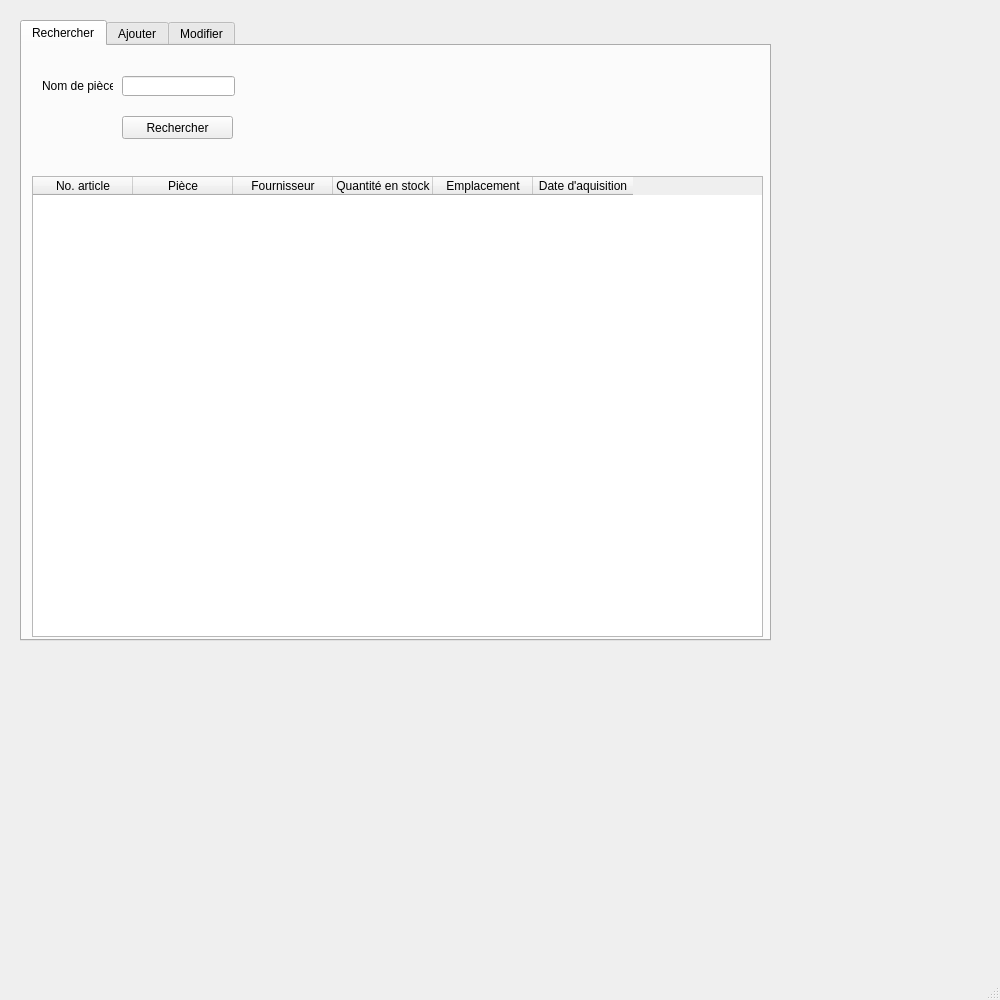
<?xml version="1.0" encoding="UTF-8"?>
<ui version="4.0">
 <class>MainWindow</class>
 <widget class="QMainWindow" name="MainWindow">
  <property name="geometry">
   <rect>
    <x>0</x>
    <y>0</y>
    <width>1000</width>
    <height>1000</height>
   </rect>
  </property>
  <property name="minimumSize">
   <size>
    <width>1000</width>
    <height>1000</height>
   </size>
  </property>
  <property name="windowTitle">
   <string>MainWindow</string>
  </property>
  <widget class="QWidget" name="centralwidget">
   <widget class="QTabWidget" name="TabPrincipale">
    <property name="geometry">
     <rect>
      <x>20</x>
      <y>20</y>
      <width>751</width>
      <height>621</height>
     </rect>
    </property>
    <property name="mouseTracking">
     <bool>false</bool>
    </property>
    <property name="tabPosition">
     <enum>QTabWidget::North</enum>
    </property>
    <property name="tabShape">
     <enum>QTabWidget::Rounded</enum>
    </property>
    <property name="currentIndex">
     <number>0</number>
    </property>
    <property name="iconSize">
     <size>
      <width>16</width>
      <height>16</height>
     </size>
    </property>
    <property name="usesScrollButtons">
     <bool>false</bool>
    </property>
    <property name="tabBarAutoHide">
     <bool>false</bool>
    </property>
    <widget class="QWidget" name="TabRechercher">
     <attribute name="title">
      <string>Rechercher</string>
     </attribute>
     <widget class="QLineEdit" name="lineEdit">
      <property name="geometry">
       <rect>
        <x>100</x>
        <y>30</y>
        <width>113</width>
        <height>20</height>
       </rect>
      </property>
     </widget>
     <widget class="QLabel" name="labelNomPiece">
      <property name="geometry">
       <rect>
        <x>20</x>
        <y>30</y>
        <width>71</width>
        <height>20</height>
       </rect>
      </property>
      <property name="text">
       <string>Nom de pièce</string>
      </property>
      <property name="textFormat">
       <enum>Qt::PlainText</enum>
      </property>
     </widget>
     <widget class="QPushButton" name="pushButton_Recherche">
      <property name="geometry">
       <rect>
        <x>100</x>
        <y>70</y>
        <width>111</width>
        <height>23</height>
       </rect>
      </property>
      <property name="text">
       <string>Rechercher</string>
      </property>
     </widget>
     <widget class="QTableWidget" name="tableWidget">
      <property name="geometry">
       <rect>
        <x>10</x>
        <y>130</y>
        <width>731</width>
        <height>461</height>
       </rect>
      </property>
      <column>
       <property name="text">
        <string>No. article</string>
       </property>
      </column>
      <column>
       <property name="text">
        <string>Pièce</string>
       </property>
      </column>
      <column>
       <property name="text">
        <string>Fournisseur</string>
       </property>
      </column>
      <column>
       <property name="text">
        <string>Quantité en stock</string>
       </property>
      </column>
      <column>
       <property name="text">
        <string>Emplacement</string>
       </property>
      </column>
      <column>
       <property name="text">
        <string>Date d'aquisition</string>
       </property>
      </column>
     </widget>
    </widget>
    <widget class="QWidget" name="TabAjouter">
     <attribute name="title">
      <string>Ajouter</string>
     </attribute>
    </widget>
    <widget class="QWidget" name="TabModifier">
     <attribute name="title">
      <string>Modifier</string>
     </attribute>
    </widget>
   </widget>
  </widget>
  <widget class="QStatusBar" name="statusbar"/>
 </widget>
 <tabstops>
  <tabstop>lineEdit</tabstop>
  <tabstop>pushButton_Recherche</tabstop>
  <tabstop>TabPrincipale</tabstop>
 </tabstops>
 <resources/>
 <connections/>
</ui>
